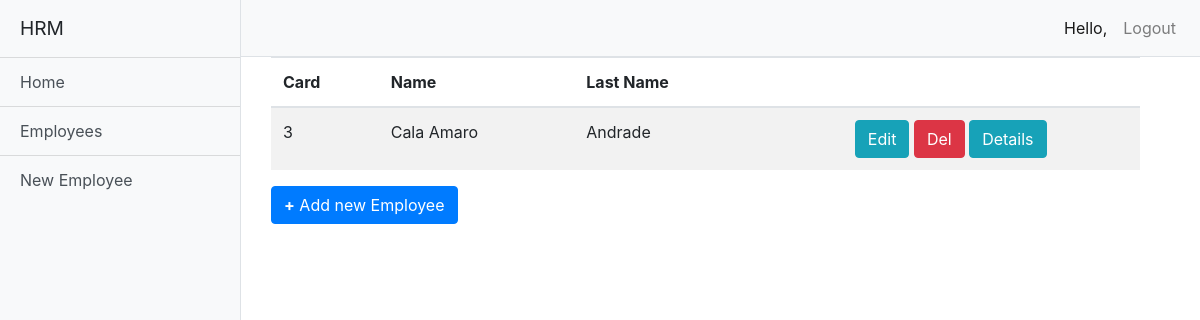
/employees/ (signed in), run on an earlier commit of the app's database.
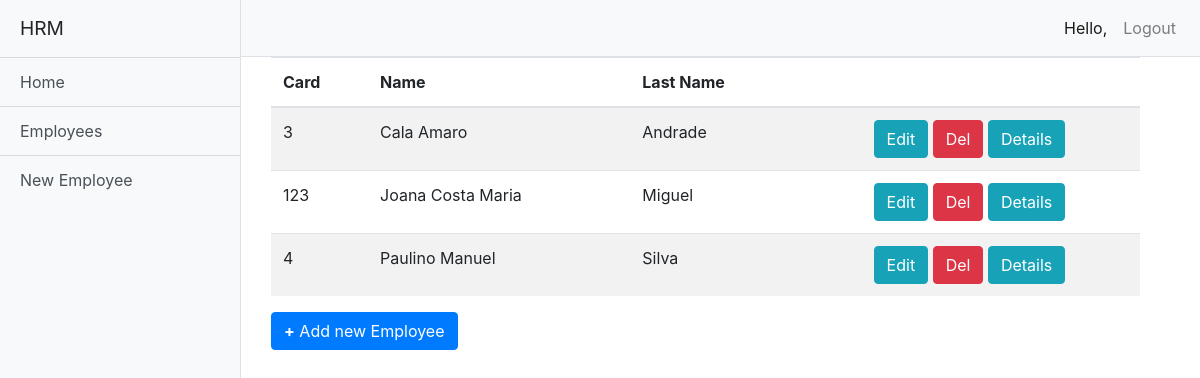
And on a later commit of the database.
### employees/models.py (models this page shows, shortened)
class Employee(models.Model):
	cod = models.IntegerField()
	name = models.CharField(max_length=40)
	last_name = models.CharField(max_length=20)
	civil_status = models.CharField(max_length=20, blank=True)
	photo = models.ImageField(upload_to='photos', blank=True)
	degree = models.CharField(max_length=30, blank=True)
	category = models.ForeignKey(Category, on_delete=models.CASCADE)
	department = models.ForeignKey(Department, on_delete=models.CASCADE)
	bio = models.TextField(max_length=200, blank=True)
	birth = models.DateTimeField(blank=True)
	address = models.CharField(max_length=100)
	email = models.EmailField(blank=True)
	city = models.CharField(max_length=20)
	created_at = models.DateTimeField(auto_now=True)

### employees/views.py (the view)
# urls.py: path('employees/', employeeList, name='employee_list'),
@login_required
def employeeList(request):
    employees = Employee.objects.all()
    return render(request, 'employeelist.html', {'employees':employees})

### employees/templates/employeelist.html (shortened to what this page needs)
{% extends 'base.html' %}
{% block content %}
    <div class="container">
    <div class="row col-md-12 col-md-offset-2 custyle">
    <table class="table table-striped custab">
    <thead>
        <tr>
            <th>Card</th>
            <th>Name</th>
            <th>Last Name</th>
            <th class="text-center"></th>
        </tr>
    </thead>
        {% for employee in employees %}
            <tr>
                <td>{{employee.cod}}</td>
                <td>{{employee.name}}</td>
                <td>{{employee.last_name}}</td>
                <td class="text-center"><a class='btn btn-info btn-xs' href="{% url 'employee_edit' employee.id %}">
                     Edit</a>
                    <a href="{% url 'employee_delete' employee.id %}" class="btn btn-danger btn-xs"> Del</a>
                    <a href="{% url 'employee_detail' employee.id %}" class="btn btn-info btn-xs"> Details</a>
                </td>
            </tr>
        {% endfor %}
    </table>
        <a href="/employee" class="btn btn-primary btn-xs pull-right"><b>+</b> Add new Employee</a>
    </div>
{% endblock %}

What changed in the data, as far as the page shows it:
added Employee: cod "123", name "Joana Costa Maria", last_name "Miguel"
added Employee: cod "4", name "Paulino Manuel", last_name "Silva"
